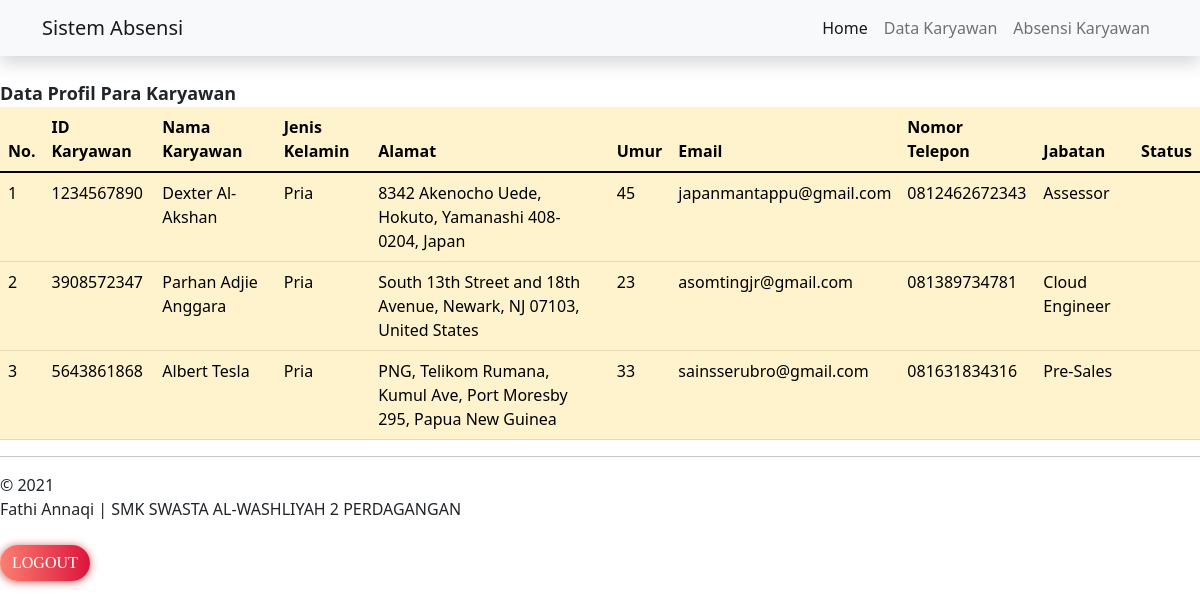
Page /admin.php?page=profil (signed in) on the committed database.
### tables this page shows
CREATE TABLE `tabel_karyawan` (
  `id_karyawan` varchar(10) NOT NULL,
  `nama_karyawan` varchar(50) NOT NULL,
  `jabatan` varchar(50) NOT NULL,
  `jenis_kelamin` varchar(10) NOT NULL,
  `alamat` text NOT NULL,
  `umur` varchar(11) NOT NULL,
  `agama` varchar(20) NOT NULL,
  `email` text NOT NULL,
  `no_hp` varchar(15) NOT NULL
);

### Web/profil.php (the view, shortened to what this page needs)
<?php
	switch (@$_GET['act']) {
		default:
?>
			<div class="panel panel-primary">
				<div class="panel-heading">
					<br>
					<font size="4"><b>Data Profil Para Karyawan</b></font>
				</div>
				<div class="panel-body">
					 <table class="table table-stripped table-warning">
  						<thead>
    						<tr>
      							<th scope="col">No.</th>
      							<th scope="col">ID Karyawan</th>
      							<th scope="col">Nama Karyawan</th>
      							<th scope="col">Jenis Kelamin</th>
      							<th scope="col">Alamat</th>
                    <th scope="col">Umur</th>
                    <th scope="col">Email</th>
      							<th scope="col">Nomor Telepon</th>
      							<th scope="col">Jabatan</th>
      							<th scope="col">Status</th>
    						</tr>
  						</thead>
  						<tbody>
  							<?php
  								$no = 1;
  								$sql = "SELECT * FROM tabel_karyawan";
  								$result = mysqli_query($koneksi, $sql);
  								while ($data = mysqli_fetch_array($result)) {
  							?>
  									<tr>
  										<td><?php echo $no++; ?></td>
  										<td><?php echo $data['id_karyawan']; ?></td>
  										<td><?php echo $data['nama_karyawan']; ?></td>
  										<td><?php echo $data['jenis_kelamin']; ?></td>
  										<td><?php echo $data['alamat']; ?></td>
                      <td><?php echo $data['umur']; ?></td>
                      <td><?php echo $data['email']; ?></td>
  										<td><?php echo $data['no_hp']; ?></td>
  										<td><?php echo $data['jabatan']; ?></td>
  										<td><?php echo $data['status']; ?></td>
  									</tr>
  							<?php
  								}
  							?>
  						</tbody>
					</table>
				</div>
			</div>
<?php
			break;
	}
?>

### Web/admin.php (shortened to what this page needs)
<!DOCTYPE html>
<html lang="en">
<head>
    <link href="https://cdn.jsdelivr.net/npm/bootstrap@5.1.1/dist/css/bootstrap.min.css" rel="stylesheet">
    <link rel="stylesheet" type="text/css" href="tampilan/style.css">
</head>
<body>
	<nav class="navbar navbar-expand-lg navbar-light bg-light shadow">
          <div class="container">
            <a class="navbar-brand" href="?page=brand">Sistem Absensi</a>
            <div class="collapse navbar-collapse" id="navbarNav">
              <ul class="navbar-nav ms-auto">
                <li class="nav-item">
                  <a class="nav-link active" aria-current="page" href="?page=home">Home</a>
                </li>
                <li class="nav-item">
                  <a class="nav-link" href="?page=profil">Data Karyawan</a>
                </li>
                <li class="nav-item">
                  <a class="nav-link" href="?page=absen">Absensi Karyawan</a>
                </li>
              </ul>
            </div>
          </div>
        </nav>
     		<?php
     			include "content.php";
     		?>
     		<div class="footer">
				<hr>
				   &copy; 2021 <br>
				   Fathi Annaqi | SMK SWASTA AL-WASHLIYAH 2 PERDAGANGAN
			</div>
    <br>
	<a type="button" class="btn" href="logout.php">LOGOUT</a>
</body>
</html>

### Web/content.php (shortened to what this page needs)
<?php
	switch (@$_GET['page']) {
		case 'profil':
			include "profil.php";
			break;
?>
<?php
	}
?>

### Web/tampilan/style.css (style rules this page uses)
.btn { background: -webkit-linear-gradient(right, #DC143C, #FA8072); text-align: center; border: none; border-radius: 21px; box-shadow: 0px 1px 8px #CD5C5C; color: white; font-family: bold sans-serif; margin: 0 auto; }

### rows in the picture
tabel_karyawan: id_karyawan "1234567890", nama_karyawan "Dexter Al-Akshan", jenis_kelamin "Pria", alamat "8342 Akenocho Uede, Hokuto, Yamanashi 408-0204, Japan", umur "45", email "japanmantappu@gmail.com", no_hp "0812462672343", jabatan "Assessor"
tabel_karyawan: id_karyawan "3908572347", nama_karyawan "Parhan Adjie Anggara", jenis_kelamin "Pria", alamat "South 13th Street and 18th Avenue, Newark, NJ 07103, United States", umur "23", email "asomtingjr@gmail.com", no_hp "081389734781", jabatan "Cloud Engineer"
tabel_karyawan: id_karyawan "5643861868", nama_karyawan "Albert Tesla", jenis_kelamin "Pria", alamat "PNG, Telikom Rumana, Kumul Ave, Port Moresby 295, Papua New Guinea", umur "33", email "sainsserubro@gmail.com", no_hp "081631834316", jabatan "Pre-Sales"
